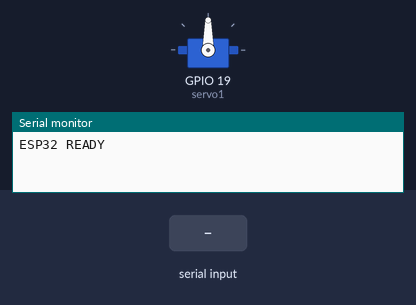
Bench run of a sketch on a simulated ESP32. Shown: servo, the last lines printed to the serial monitor. Inputs (shaded band) come from the test bench.

Above: at 1.2 s.
1.3 s: "0" received over Serial
At 2.0 s:
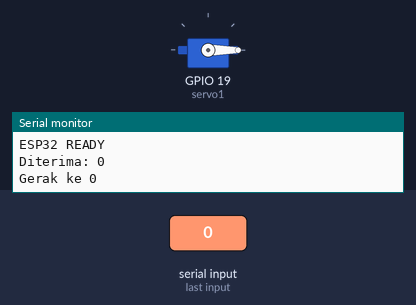
Timing chart, 0 to 7.8 s (numbered marks = the images above; inputs shaded):
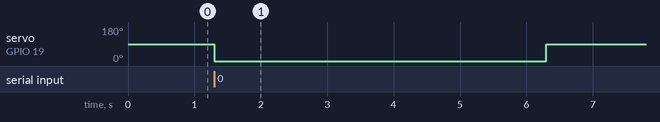

The sketch:

test_usb_serial.ino
```cpp
#include <ESP32Servo.h>

Servo servo1;

void setup() {
  Serial.begin(115200);

  servo1.attach(19);
  servo1.write(90);

  Serial.println("ESP32 READY");
}

void loop() {

  if (Serial.available()) {

    char cmd = Serial.read();

    Serial.print("Diterima: ");
    Serial.println(cmd);

    if (cmd == '0') {  // ORGANIK
      Serial.println("Gerak ke 0");
      servo1.write(0);
      delay(5000);
      servo1.write(90);
      Serial.println("Kembali ke 90");
    }

    else if (cmd == '1') {  // ANORGANIK
      Serial.println("Gerak ke 180");
      servo1.write(180);
      delay(5000);
      servo1.write(90);
      Serial.println("Kembali ke 90");
    }

    else if (cmd == '2') {  // TUTUP
      Serial.println("Reset ke 90");
      servo1.write(90);
    }
  }
}
```

Measured:
- after the input at 1.3 s, servo on GPIO 19 (servo1): 90° → 0° at once, → 90° 5.0 s later
